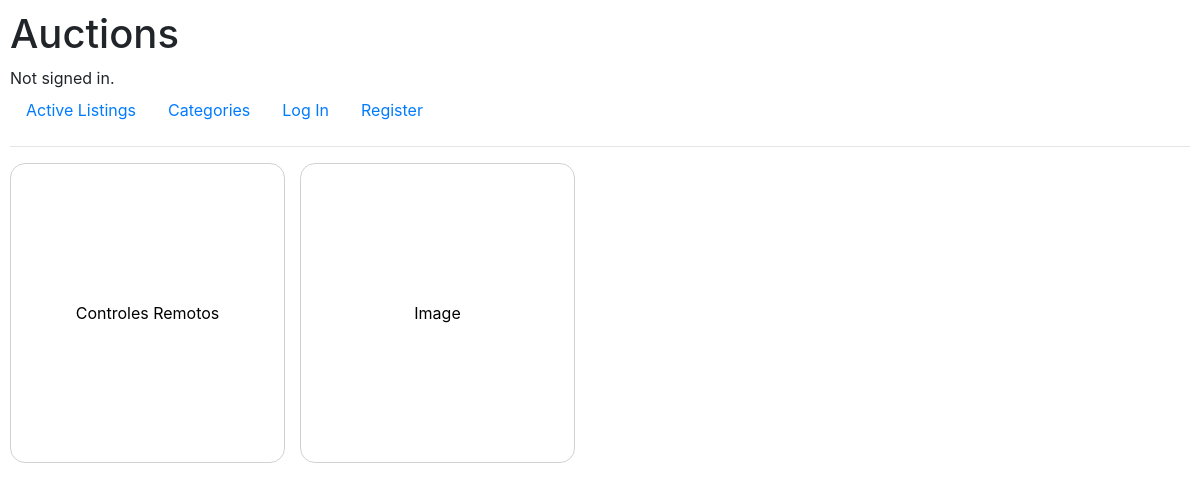
/categories, run on an earlier commit of the app's database.
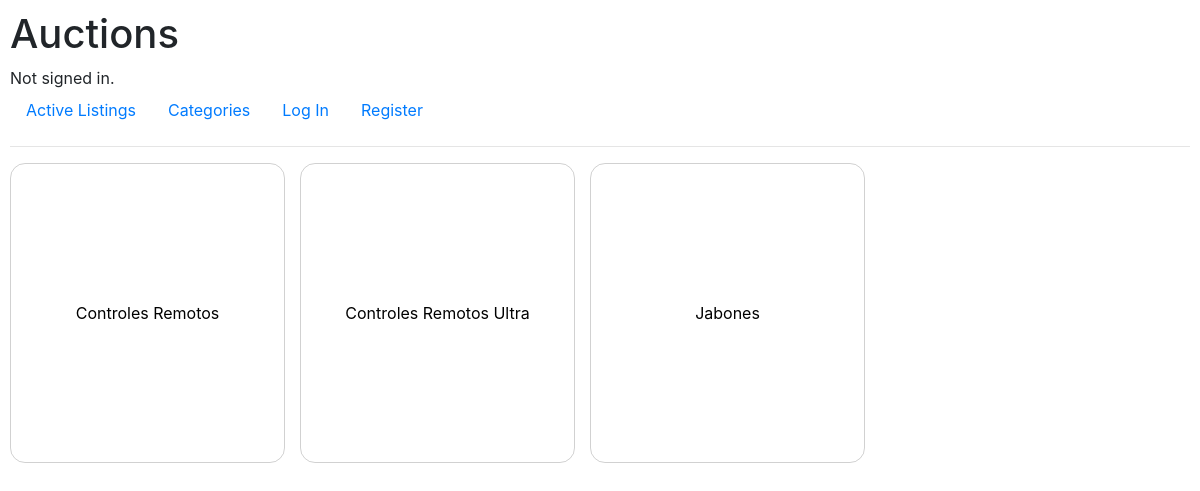
And on a later commit of the database.
### auctions/models.py (models this page shows)
class Category(models.Model):
    name = models.CharField(max_length=32)

### auctions/views.py (the view)
# urls.py: path('categories', views.categories, name="categories"),
def categories(request):
    categories = Category.objects.all()
    return render(request, 'auctions/categories.html', {"categories": categories})

### auctions/templates/auctions/categories.html
{% extends "auctions/layout.html" %}
{% block body %}
    <div class="categories-container">
        {% for category in categories %}
            <a href="{% url 'single_category' category.id %}" class="category">{{ category.name }}</a>
        {% empty %}
    </div>
        <h2>No categories</h2>
    {% endfor %}
{% endblock %}

What changed in the data, as far as the page shows it:
changed Category: name "Image" → "Controles Remotos Ultra"
added Category: name "Jabones"
